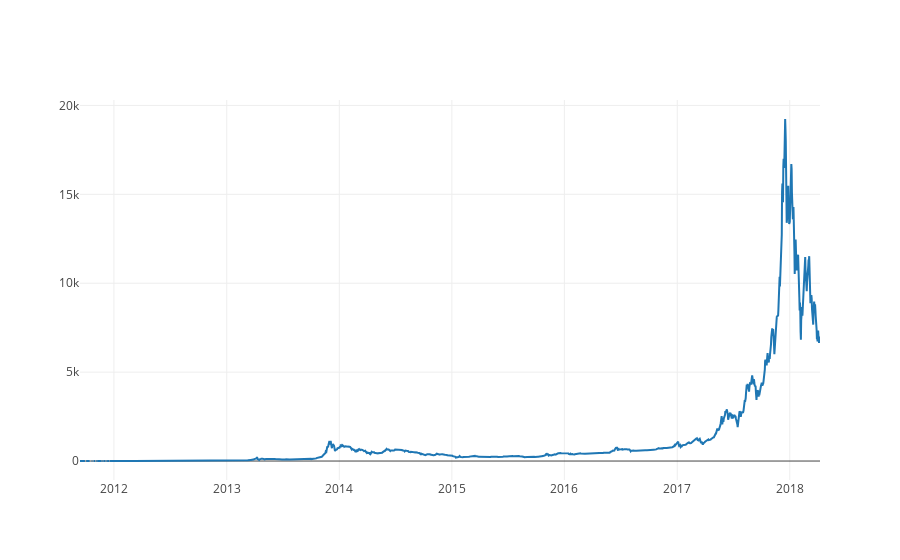

The notebook cell this image was saved under:
### Code cell
btc_trace = go.Scatter(x=avg_btc_price_usd.index, y=avg_btc_price_usd)
py.iplot([btc_trace])

### Figure 1 — Plotly figure (JSON) as saved in the notebook; plotly's stock layout.template omitted (floating-point values rounded to 4 significant figures; data arrays with more than 128 entries replaced by an {"elided": "..."} marker saying what was removed)
{"data": [{"type": "scatter", "x": {"elided": "2401 str values"}, "y": {"elided": "2401 float values"}}], "layout": {}}
